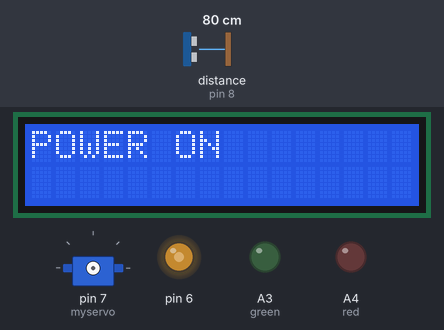
Simulated run of this sketch. Board: Arduino Uno, built with avr-gcc and run on an emulated ATmega328P. On the bench: 16×2 character LCD, servo, output pins drawn as LEDs (lit = HIGH). Wiring (inferred from the names in the program): ultrasonic range finder: trigger pin 9; echo pin 8. Inputs (shaded band) come from the test bench; at power-on: distance to the obstacle (sensor on pin 8) 80 cm. The echo pulse lasts 58.3 µs per cm; the modem accepts every AT command (registered, SIM ready, sends succeed) and sends nothing else; pins used as bus, display or sensor lines are not drawn; what the sketch prints to the serial monitor is not drawn.

Above: at 0.4 s.
At 5.4 s:
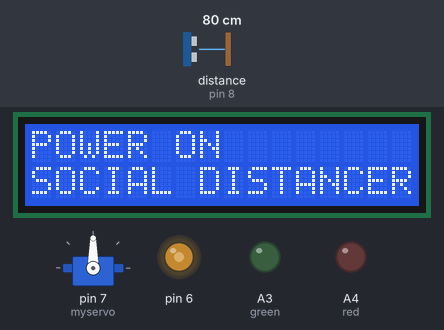
At 32.8 s:
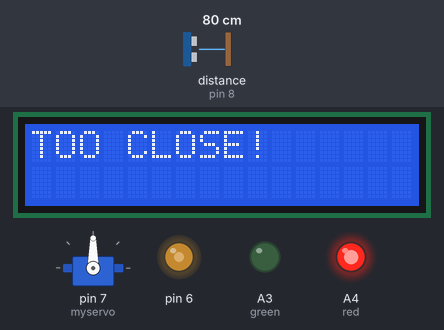
At 98.7 s:
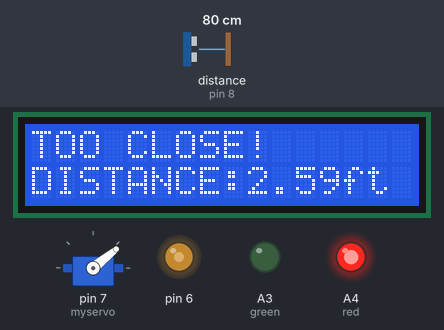
Timing chart, 0 to 100.2 s (numbered marks = the images above):
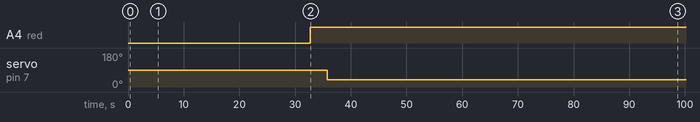

Measured:
- by itself, A4 (red): LOW → HIGH at 32.7 s
- by itself, servo on pin 7 (myservo): 90° → 39° at 35.8 s
- what the display in image 0 shows lasts 1.0 s, from 0.3 s to 1.3 s
- what the display in image 1 shows lasts 31.5 s, from 1.3 s to 32.8 s

The sketch:

socialdistancer.ino
```cpp
#include <LiquidCrystal.h>
#include<SoftwareSerial.h>
int Contrast=125;
LiquidCrystal lcd(12,11,5,4,3,2);
#include <Servo.h>

#define     RX    10
#define     TX    13
#define ULTRASONIC_TRIG_PIN     9   // pin TRIG
#define ULTRASONIC_ECHO_PIN     8   // pin ECHO
int red=A4;
int green=A3;
int yellow=A5;

int val;
Servo myservo;
float dist;

//asksensors
SoftwareSerial AT(RX,TX);

String ssid     = "*******"; //Wifi SSID
String password = "******"; //Wifi Password
String apiKeyIn = "**************"; // API Key
const unsigned int writeInterval = 25000; // write interval (in ms)

// ASKSENSORS API host config
String host = "api.thingspeak.com";  // API host name
String port = "80";      // port

int AT_cmd_time;
boolean AT_cmd_result = false;

//

void setup ()
{
//asksensors set up
  Serial.begin(9600);
  // open serial
  Serial.println("*****************************************************");
  Serial.println("********** Program Start : Connect Ultrasonic HC-SR04 + Arduino WiFi to Thingspeak");
  AT.begin(115200);
  Serial.println("Initiate AT commands with ESP8266");
  sendATcmd("AT",5,"OK");
  sendATcmd("AT+CWMODE=1",5,"OK");
  Serial.print("Connecting to WiFi:");
  Serial.println(ssid);
  sendATcmd("AT+CWJAP=\""+ ssid +"\",\""+ password +"\"",20,"OK");

//pinmode
pinMode(ULTRASONIC_TRIG_PIN, OUTPUT);
pinMode(ULTRASONIC_ECHO_PIN, INPUT);
pinMode(red, OUTPUT);
pinMode(green, OUTPUT);

//lcd setup
analogWrite(6,Contrast);
lcd.begin(16,2);
lcd.clear();
lcd.setCursor(0,0);;
lcd.print("POWER ON");
delay(1000);
lcd.setCursor(0,1);
lcd.print("SOCIAL DISTANCER");
delay(1000);
delay(3000);

myservo.attach(7);   /*attaches myservo object to pin 7*/

}


void loop()

{
 // measure distance
  long duration, distance;
  digitalWrite(ULTRASONIC_TRIG_PIN, LOW);
  delayMicroseconds(2);

  digitalWrite(ULTRASONIC_TRIG_PIN, HIGH);
  delayMicroseconds(10);

  digitalWrite(ULTRASONIC_TRIG_PIN, LOW);
  duration = pulseIn(ULTRASONIC_ECHO_PIN, HIGH);
  distance = (duration/2) / 29.1;
  dist=distance*0.032848;

  Serial.print("********** Ultrasonic Distance: ");
  Serial.print(distance);
  Serial.println(" cm");

 // Create the URL for the request
  String url = "GET /write/";
  url += apiKeyIn;
  url += "?module1=";
  url += distance;

  Serial.println("*****************************************************");
  Serial.println("********** Open TCP connection");
  sendATcmd("AT+CIPMUX=1", 10, "OK");
  sendATcmd("AT+CIPSTART=0, \"TCP\",\"" + host +"\"," + port, 20, "OK");
  sendATcmd("AT+CIPSEND=0," + String(url.length() + 4), 10, ">");

  Serial.print("********** requesting URL: ");
  Serial.println(url);
  AT.println(url);
  delay(2000);
  sendATcmd("AT+CIPCLOSE=0", 10, "OK");

  Serial.println("********** Close TCP Connection ");
  Serial.println("*****************************************************");

  delay(writeInterval);   // delay


  if(distance<180)
  {
  digitalWrite(red,HIGH);
  digitalWrite(green,LOW);
  lcd.begin(16,2);
  lcd.clear();
  lcd.setCursor(0,0);
  lcd.print("TOO CLOSE!");
  delay(1000);
  lcd.setCursor(0,1);
  lcd.print("DISTANCE:");
  lcd.print(dist);
  lcd.print("ft");
  delay(1000);
  delay(1000);
   val = map(distance, 0, 360, 0, 180);     /* scale it to use it with the servo (value between 0 and 180) */
   myservo.write(val);                  /* sets the servo position according to the scaled value of distance */
   delay(2000);;
}

else if(distance>180){
  digitalWrite(red,LOW);
  digitalWrite(green,HIGH);
  lcd.begin(16,2);
  lcd.clear();
  lcd.setCursor(0,0);
  lcd.print("MAINTAIN 6ft");
  delay(1000);
  lcd.setCursor(0,1);
  lcd.print("DISTANCE:");
  lcd.print(dist);
  lcd.print("ft");
  delay(1000);
  delay(1000);
   val = map(distance, 0, 360, 0, 180);     /* scale it to use it with the servo (value between 0 and 180) */
   myservo.write(val);                  /* sets the servo position according to the scaled value of distance */
   delay(2000);;
}
}

// sendATcmd
void sendATcmd(String AT_cmd, int AT_cmd_maxTime, char readReplay[]) {
  Serial.print("AT command:");
  Serial.println(AT_cmd);

  while(AT_cmd_time < (AT_cmd_maxTime)) {
    AT.println(AT_cmd);
    if(AT.find(readReplay)) {
      AT_cmd_result = true;
      break;
    }

    AT_cmd_time++;
  }
  Serial.print("...Result:");
  if(AT_cmd_result == true) {
    Serial.println("DONE");
    AT_cmd_time = 0;
  }

  if(AT_cmd_result == false) {
    Serial.println("FAILED");
    AT_cmd_time = 0;
  }

  AT_cmd_result = false;
}
```
